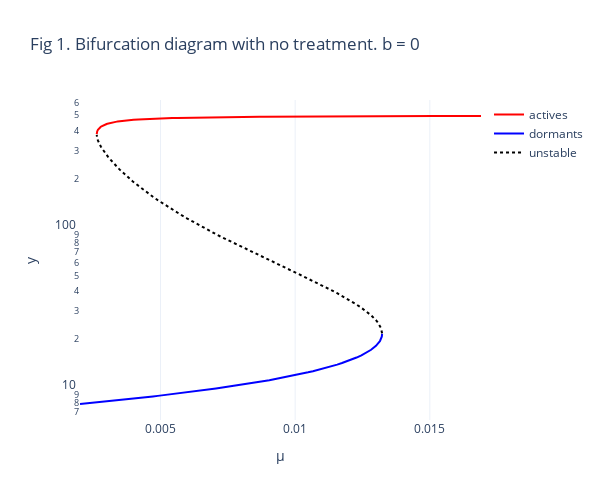

Notebook cell for this chart:
### Code cell
fig = go.Figure()
fig.add_trace(go.Scatter(x=actives.mu, y=actives.y, mode='lines', name = "actives",
                        line={"color":"red"}|get_line_mode(stable=True)))

fig.add_trace(go.Scatter(x=dormants.mu, y=dormants.y, mode='lines', name = "dormants",
                        line={"color":"blue"}|get_line_mode(stable=True)))

fig.add_trace(go.Scatter(x=unstables.mu, y=unstables.y, mode='lines', name = "unstable",
                        line={"color":"black"}|get_line_mode(stable=False)))
# fig.add_trace(go.Scatter(x=df.mu, y=df.y, mode='markers', name = "y"))
fig.update_layout(title="Fig 1. Bifurcation diagram with no treatment. b = 0")
fig.update_layout(xaxis={"title": "μ"}, yaxis={"title": "y"}, template="plotly_white",autosize=False,
    width=600,
    height=500)
fig.update_yaxes(type="log")
# fig.update_xaxes(showgrid=False)
fig.update_yaxes(showgrid=False)

### Figure 1 — Plotly figure (JSON) as saved in the notebook; plotly's stock layout.template omitted (floating-point values rounded to 4 significant figures; data arrays with more than 128 entries replaced by an {"elided": "..."} marker saying what was removed)
{"data": [{"line": {"color": "red"}, "mode": "lines", "name": "actives", "type": "scatter", "x": {"elided": "231 float values"}, "y": {"elided": "231 float values"}}, {"line": {"color": "blue"}, "mode": "lines", "name": "dormants", "type": "scatter", "x": {"elided": "251 float values"}, "y": {"elided": "251 float values"}}, {"line": {"color": "black", "dash": "dot"}, "mode": "lines", "name": "unstable", "type": "scatter", "x": {"elided": "169 float values"}, "y": {"elided": "169 float values"}}], "layout": {"autosize": false, "height": 500, "title": {"text": "Fig 1. Bifurcation diagram with no treatment. b = 0"}, "width": 600, "xaxis": {"autorange": true, "range": [0.002012, 0.0169], "title": {"text": "μ"}, "type": "linear"}, "yaxis": {"autorange": true, "range": [0.7951, 2.795], "showgrid": false, "title": {"text": "y"}, "type": "log"}}}
